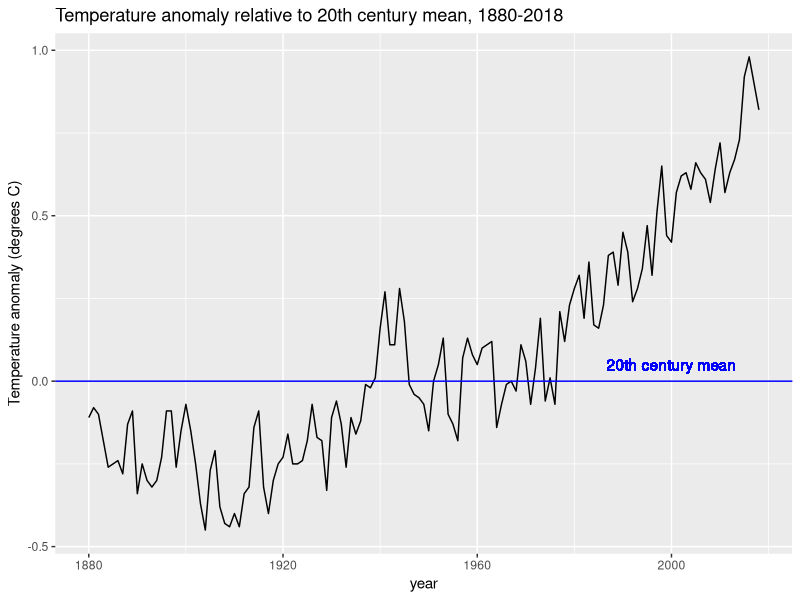
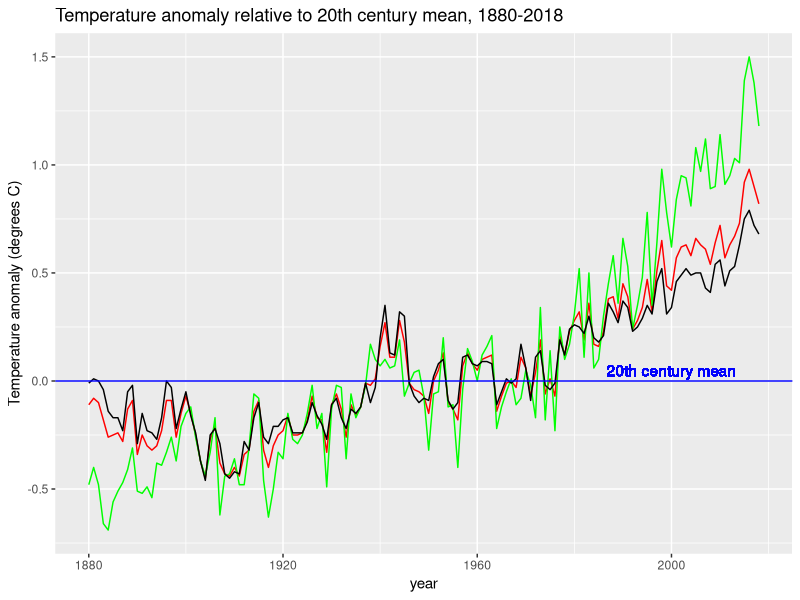
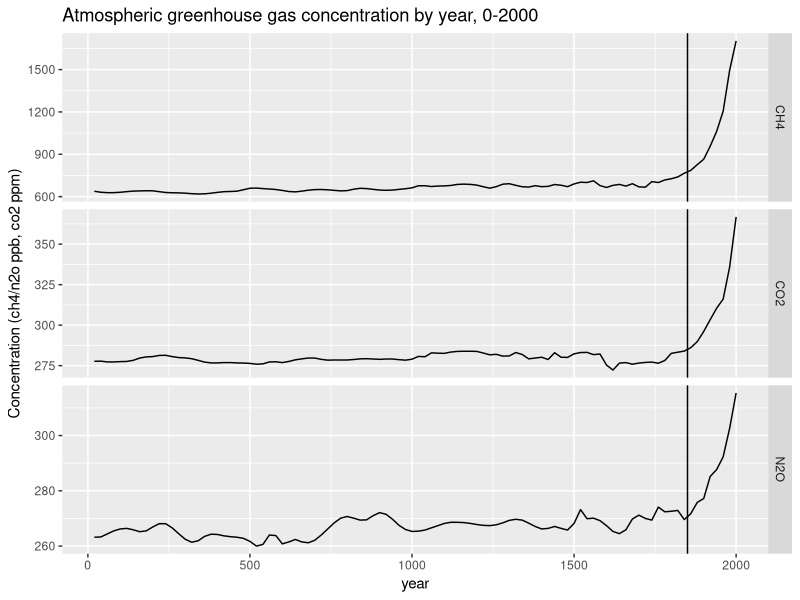
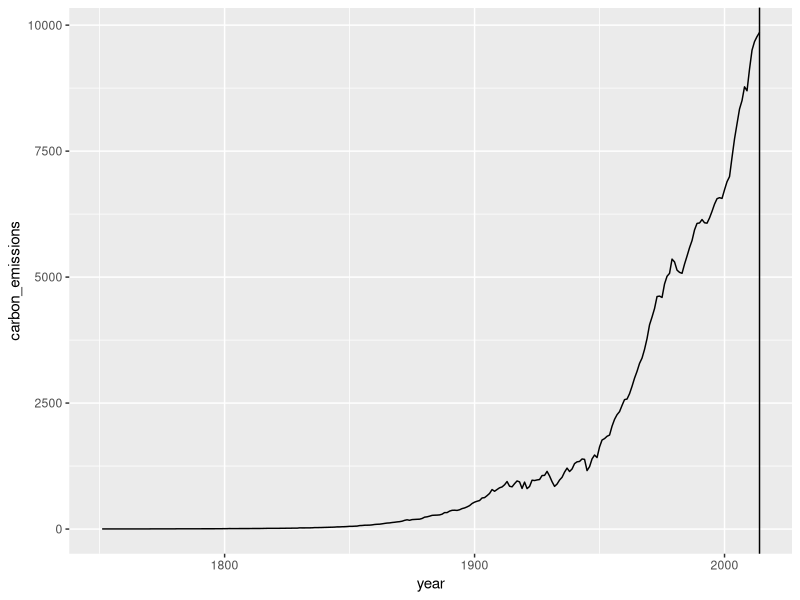
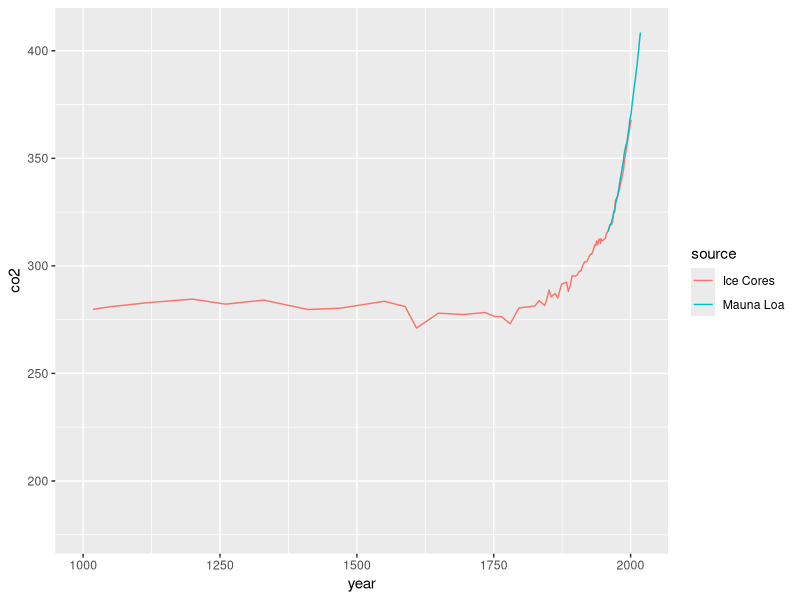

These figures' R source, in order:
library(tidyverse)
library(dslabs)
data(temp_carbon)
data(greenhouse_gases)
data(historic_co2)

head(temp_carbon)
temp_carbon

temp_carbon %>%
  filter(!is.na(carbon_emissions)) %>%
  select(year) %>%
  max()

temp_carbon %>%
  filter(!is.na(carbon_emissions)) %>%
  select(year) %>%
  min()

temp_carbon %>%
  filter(year == 2014) %>%
  select(carbon_emissions)

temp_carbon %>%
  filter(!is.na(temp_anomaly)) %>%
  select(year) %>%
  min()

temp_carbon %>%
  filter(!is.na(temp_anomaly)) %>%
  select(year) %>%
  max()

temp_carbon %>%
  filter(year == 1880) %>%
  select(temp_anomaly)

temp_carbon %>%
  filter(!is.na(temp_anomaly)) %>%
  ggplot(aes(year, temp_anomaly)) +
  geom_line() +
  geom_hline(aes(yintercept = 0), col = "blue") +
  ylab("Temperature anomaly (degrees C)") +
  ggtitle("Temperature anomaly relative to 20th century mean, 1880-2018") +
  geom_text(aes(x = 2000, y = 0.05, label = "20th century mean"), col = "blue")
  

temp_carbon %>%
  filter(!is.na(temp_anomaly)) %>%
  ggplot() +
  geom_line(aes(year, temp_anomaly), color = "red") +
  geom_line(aes(year, land_anomaly), color = "green") +
  geom_line(aes(year, ocean_anomaly), color = "black") +
  geom_hline(aes(yintercept = 0), col = "blue") +
  ylab("Temperature anomaly (degrees C)") +
  ggtitle("Temperature anomaly relative to 20th century mean, 1880-2018") +
  geom_text(aes(x = 2000, y = 0.05, label = "20th century mean"), col = "blue")

head(greenhouse_gases)

greenhouse_gases %>%
  ggplot(aes(year, concentration)) +
  geom_line() +
  facet_grid(gas~., scales = "free") +
  geom_vline(aes(xintercept=1850)) +
  ylab("Concentration (ch4/n2o ppb, co2 ppm)") +
  ggtitle("Atmospheric greenhouse gas concentration by year, 0-2000")


temp_carbon %>%
  filter(!is.na(carbon_emissions)) %>%
  ggplot(aes(year, carbon_emissions)) +
  geom_line() +
  geom_vline(aes(xintercept=2014))

head(historic_co2)

historic_co2 %>%
  ggplot(aes(year, co2, color=source)) +
  geom_line() +
  scale_x_continuous(limit = c(1000, 2018))
  
  
